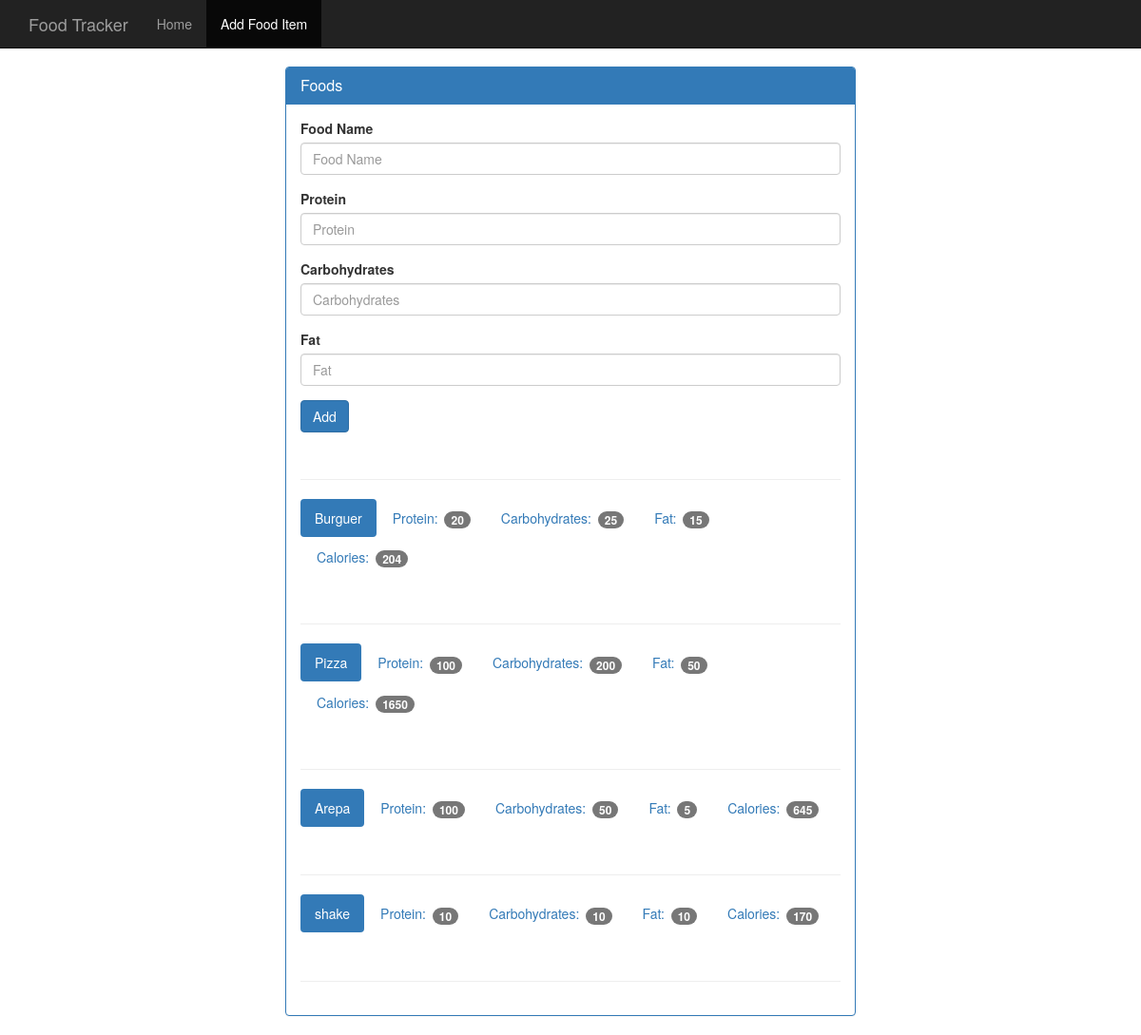
The app's page /food with its own data.
### tables this page shows
CREATE TABLE food (
    id integer primary key autoincrement,
    name text not null,
    protein integer not null,
    carbohydrates integer not null,
    fat integer not null,
    calories integer not null
);

### FoodTracker.py (the view, shortened to what this page needs)
@app.route('/food', methods=['GET', 'POST'])
def food():
    db = get_db()
    cur = db.execute('SELECT name,protein, carbohydrates, fat, calories FROM food')
    results = cur.fetchall()
    return render_template("add_food.html",results=results)

### FoodTracker.py (called while the page is built)
def connect_db():
    sql = sqlite3.connect('D:/Estudio/Front-end/The Ultimate Flask Course/The Ultimate Flask Course/FoodTracker/food_log.db')
    sql.row_factory = sqlite3.Row
    return sql

def get_db():
    if not hasattr(g, 'sqlite3_db'):
        g.sqlite_db = connect_db()
    return g.sqlite_db

### templates/add_food.html
{% extends "base.html" %}
{% block body %}
  <body>
    <nav class="navbar navbar-inverse navbar-fixed-top">
      <div class="container">
        <div class="navbar-header">
          <a class="navbar-brand" href="{{ url_for('index') }}">Food Tracker</a>
        </div>
        <div id="navbar" class="navbar-collapse collapse">
          <ul class="nav navbar-nav">
            <li><a href="{{ url_for('index') }}">Home</a></li>
            <li class="active"><a href="{{ url_for('food') }}">Add Food Item</a></li>
          </ul>
        </div>
      </div>
    </nav>
    <div class="container theme-showcase col-sm-6 col-sm-offset-3" role="main">
      <div class="row">
        <div>
          <div class="panel panel-primary">
            <div class="panel-heading">
              <h3 class="panel-title">Foods</h3>
            </div>
            <div class="panel-body">
              <form method="POST" action="{{ url_for('food')}}">
                <div class="form-group">
                  <label for="food-name">Food Name</label>
                  <input type="text" class="form-control" id="food-name" name="food-name" placeholder="Food Name">
                </div>
                <div class="form-group">
                  <label for="protein">Protein</label>
                  <input type="number" class="form-control" id="protein" name="protein" placeholder="Protein">
                </div>
                <div class="form-group">
                  <label for="carbohydrates">Carbohydrates</label>
                  <input type="number" class="form-control" id="carbohydrates" name="carbs" placeholder="Carbohydrates">
                </div>
                <div class="form-group">
                  <label for="fat">Fat</label>
                  <input type="number" class="form-control" id="fat" name="fat" placeholder="Fat">
                </div>
                <button type="submit" class="btn btn-primary">Add</button>
              </form>
              <div class="page-header"></div>
               {% for food in results %}
              <ul class="nav nav-pills" role="tablist">
                <li class="active"><a>{{ food.name }}</a></li>
                <li><a>Protein: <span class="badge">{{ food.protein }}</span></a></li>
                <li><a>Carbohydrates: <span class="badge">{{ food.carbohydrates }}</span></a></li>
                <li><a>Fat: <span class="badge">{{ food.fat }}</span></a></li>
                <li><a>Calories: <span class="badge">{{ food.calories }}</span></a></li>
              </ul>
                   <div class="page-header"></div>
               {% endfor %}
            </div>
          </div>
        </div>
      </div>
    </div>
  </body>
{% endblock %}

### static/theme.css (style rules this page uses)
body { padding-top: 70px; padding-bottom: 30px; }

### records on screen
food: name "Burguer", protein "20", carbohydrates "25", fat "15", calories "204"
food: name "Pizza", protein "100", carbohydrates "200", fat "50", calories "1650"
food: name "Arepa", protein "100", carbohydrates "50", fat "5", calories "645"
food: name "shake", protein "10", carbohydrates "10", fat "10", calories "170"
